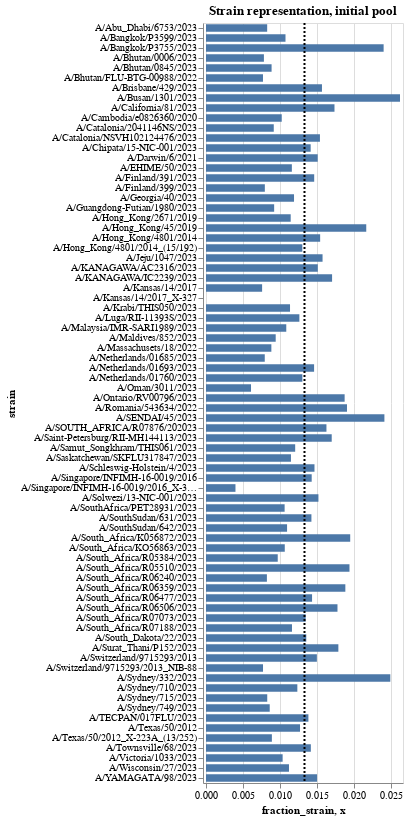

Notebook source saved alongside this figure:
### Markdown cell above
## Visualize barcode- and strain-level balancing in the current pool

### Code cell
# Plot the current fraction of each strain in the pool
strains_chart = (
    alt.Chart(mean_single_well)
    .encode(
        alt.X(
            "fraction_strain",
            scale=alt.Scale(nice=False, padding=3),
        ),
        alt.Y("strain"),
        
        tooltip = ['strain', 'fraction_strain', 'est_tcid50'],
    )
).mark_bar(height={"band": 0.85}).properties(
        height=alt.Step(10),
        width=250,
        title="",
    ).properties(
        height = alt.Step(10),
        width = 200,
        title = "Strain representation, initial pool")

# add veritcal line where we would expect equal representation of all barcodes in pool
expected_line = alt.Chart(
    pd.DataFrame({'x': [1/75]})
).mark_rule(strokeDash = [2,2], strokeWidth = 2).encode(x = 'x')

# plot both barcode counts and expected line
strains_chart + expected_line

### Figure 1 — Vega-Lite specification as saved in the notebook (floating-point values rounded to 4 significant figures)
{"config": {"view": {"continuousWidth": 300, "continuousHeight": 300}}, "layer": [{"data": {"name": "data-ed372993597b574bf406a738903fd1dc"}, "mark": {"type": "bar", "height": {"band": 0.85}}, "encoding": {"tooltip": [{"field": "strain", "type": "nominal"}, {"field": "fraction_strain", "type": "quantitative"}, {"field": "est_tcid50", "type": "quantitative"}], "x": {"field": "fraction_strain", "scale": {"nice": false, "padding": 3}, "type": "quantitative"}, "y": {"field": "strain", "type": "nominal"}}, "title": "Strain representation, initial pool"}, {"data": {"name": "data-3415c78cab05fda47dddc30b568f21f8"}, "mark": {"type": "rule", "strokeDash": [2, 2], "strokeWidth": 2}, "encoding": {"x": {"field": "x", "type": "quantitative"}}}], "height": {"step": 10}, "width": 200, "$schema": "https://vega.github.io/schema/vega-lite/v5.16.3.json", "datasets": {"data-ed372993597b574bf406a738903fd1dc": [{"sample": "A9-H3N2library_rePool-256-1", "strain": "A/Abu_Dhabi/6753/2023", "dilution_factor": 256, "serum": "H3N2library_rePool", "well": "A9", "count": 5496, "counts_perwell": 663665, "fraction_strain": 0.008281, "mean_fraction_strains": 0.008281, "ratio_to_add": 1.589, "mean_ratio_to_add": 1.589, "est_tcid50": 15730.0}, {"sample": "A9-H3N2library_rePool-256-1", "strain": "A/Bangkok/P3599/2023", "dilution_factor": 256, "serum": "H3N2library_rePool", "well": "A9", "count": 7142, "counts_perwell": 663665, "fraction_strain": 0.01076, "mean_fraction_strains": 0.01076, "ratio_to_add": 1.223, "mean_ratio_to_add": 1.223, "est_tcid50": 20450.0}, {"sample": "A9-H3N2library_rePool-256-1", "strain": "A/Bangkok/P3755/2023", "dilution_factor": 256, "serum": "H3N2library_rePool", "well": "A9", "count": 15958, "counts_perwell": 663665, "fraction_strain": 0.02405, "mean_fraction_strains": 0.02405, "ratio_to_add": 0.5472, "mean_ratio_to_add": 0.5472, "est_tcid50": 45690.0}, {"sample": "A9-H3N2library_rePool-256-1", "strain": "A/Bhutan/0006/2023", "dilution_factor": 256, "serum": "H3N2library_rePool", "well": "A9", "count": 5203, "counts_perwell": 663665, "fraction_strain": 0.00784, "mean_fraction_strains": 0.00784, "ratio_to_add": 1.678, "mean_ratio_to_add": 1.678, "est_tcid50": 14900.0}, {"sample": "A9-H3N2library_rePool-256-1", "strain": "A/Bhutan/0845/2023", "dilution_factor": 256, "serum": "H3N2library_rePool", "well": "A9", "count": 5892, "counts_perwell": 663665, "fraction_strain": 0.008878, "mean_fraction_strains": 0.008878, "ratio_to_add": 1.482, "mean_ratio_to_add": 1.482, "est_tcid50": 16870.0}, {"sample": "A9-H3N2library_rePool-256-1", "strain": "A/Bhutan/FLU-BTG-00988/2022", "dilution_factor": 256, "serum": "H3N2library_rePool", "well": "A9", "count": 5119, "counts_perwell": 663665, "fraction_strain": 0.007713, "mean_fraction_strains": 0.007713, "ratio_to_add": 1.706, "mean_ratio_to_add": 1.706, "est_tcid50": 14660.0}, {"sample": "A9-H3N2library_rePool-256-1", "strain": "A/Brisbane/429/2023", "dilution_factor": 256, "serum": "H3N2library_rePool", "well": "A9", "count": 10418, "counts_perwell": 663665, "fraction_strain": 0.0157, "mean_fraction_strains": 0.0157, "ratio_to_add": 0.8382, "mean_ratio_to_add": 0.8382, "est_tcid50": 29830.0}, {"sample": "A9-H3N2library_rePool-256-1", "strain": "A/Busan/1301/2023", "dilution_factor": 256, "serum": "H3N2library_rePool", "well": "A9", "count": 17429, "counts_perwell": 663665, "fraction_strain": 0.02626, "mean_fraction_strains": 0.02626, "ratio_to_add": 0.501, "mean_ratio_to_add": 0.501, "est_tcid50": 49900.0}, {"sample": "A9-H3N2library_rePool-256-1", "strain": "A/California/81/2023", "dilution_factor": 256, "serum": "H3N2library_rePool", "well": "A9", "count": 11543, "counts_perwell": 663665, "fraction_strain": 0.01739, "mean_fraction_strains": 0.01739, "ratio_to_add": 0.7565, "mean_ratio_to_add": 0.7565, "est_tcid50": 33050.0}, {"sample": "A9-H3N2library_rePool-256-1", "strain": "A/Cambodia/e0826360/2020", "dilution_factor": 256, "serum": "H3N2library_rePool", "well": "A9", "count": 6804, "counts_perwell": 663665, "fraction_strain": 0.01025, "mean_fraction_strains": 0.01025, "ratio_to_add": 1.283, "mean_ratio_to_add": 1.283, "est_tcid50": 19480.0}, {"sample": "A9-H3N2library_rePool-256-1", "strain": "A/Catalonia/2041146NS/2023", "dilution_factor": 256, "serum": "H3N2library_rePool", "well": "A9", "count": 6088, "counts_perwell": 663665, "fraction_strain": 0.009173, "mean_fraction_strains": 0.009173, "ratio_to_add": 1.434, "mean_ratio_to_add": 1.434, "est_tcid50": 17430.0}, {"sample": "A9-H3N2library_rePool-256-1", "strain": "A/Catalonia/NSVH102124476/2023", "dilution_factor": 256, "serum": "H3N2library_rePool", "well": "A9", "count": 10236, "counts_perwell": 663665, "fraction_strain": 0.01542, "mean_fraction_strains": 0.01542, "ratio_to_add": 0.8531, "mean_ratio_to_add": 0.8531, "est_tcid50": 29300.0}, {"sample": "A9-H3N2library_rePool-256-1", "strain": "A/Chipata/15-NIC-001/2023", "dilution_factor": 256, "serum": "H3N2library_rePool", "well": "A9", "count": 9404, "counts_perwell": 663665, "fraction_strain": 0.01417, "mean_fraction_strains": 0.01417, "ratio_to_add": 0.9286, "mean_ratio_to_add": 0.9286, "est_tcid50": 26920.0}, {"sample": "A9-H3N2library_rePool-256-1", "strain": "A/Darwin/6/2021", "dilution_factor": 256, "serum": "H3N2library_rePool", "well": "A9", "count": 10036, "counts_perwell": 663665, "fraction_strain": 0.01512, "mean_fraction_strains": 0.01512, "ratio_to_add": 0.8701, "mean_ratio_to_add": 0.8701, "est_tcid50": 28730.0}, {"sample": "A9-H3N2library_rePool-256-1", "strain": "A/EHIME/50/2023", "dilution_factor": 256, "serum": "H3N2library_rePool", "well": "A9", "count": 7713, "counts_perwell": 663665, "fraction_strain": 0.01162, "mean_fraction_strains": 0.01162, "ratio_to_add": 1.132, "mean_ratio_to_add": 1.132, "est_tcid50": 22080.0}, {"sample": "A9-H3N2library_rePool-256-1", "strain": "A/Finland/391/2023", "dilution_factor": 256, "serum": "H3N2library_rePool", "well": "A9", "count": 9720, "counts_perwell": 663665, "fraction_strain": 0.01465, "mean_fraction_strains": 0.01465, "ratio_to_add": 0.8984, "mean_ratio_to_add": 0.8984, "est_tcid50": 27830.0}, {"sample": "A9-H3N2library_rePool-256-1", "strain": "A/Finland/399/2023", "dilution_factor": 256, "serum": "H3N2library_rePool", "well": "A9", "count": 5286, "counts_perwell": 663665, "fraction_strain": 0.007965, "mean_fraction_strains": 0.007965, "ratio_to_add": 1.652, "mean_ratio_to_add": 1.652, "est_tcid50": 15130.0}, {"sample": "A9-H3N2library_rePool-256-1", "strain": "A/Georgia/40/2023", "dilution_factor": 256, "serum": "H3N2library_rePool", "well": "A9", "count": 7908, "counts_perwell": 663665, "fraction_strain": 0.01192, "mean_fraction_strains": 0.01192, "ratio_to_add": 1.104, "mean_ratio_to_add": 1.104, "est_tcid50": 22640.0}, {"sample": "A9-H3N2library_rePool-256-1", "strain": "A/Guangdong-Futian/1980/2023", "dilution_factor": 256, "serum": "H3N2library_rePool", "well": "A9", "count": 6123, "counts_perwell": 663665, "fraction_strain": 0.009226, "mean_fraction_strains": 0.009226, "ratio_to_add": 1.426, "mean_ratio_to_add": 1.426, "est_tcid50": 17530.0}, {"sample": "A9-H3N2library_rePool-256-1", "strain": "A/Hong_Kong/2671/2019", "dilution_factor": 256, "serum": "H3N2library_rePool", "well": "A9", "count": 7609, "counts_perwell": 663665, "fraction_strain": 0.01147, "mean_fraction_strains": 0.01147, "ratio_to_add": 1.148, "mean_ratio_to_add": 1.148, "est_tcid50": 21780.0}, {"sample": "A9-H3N2library_rePool-256-1", "strain": "A/Hong_Kong/45/2019", "dilution_factor": 256, "serum": "H3N2library_rePool", "well": "A9", "count": 14397, "counts_perwell": 663665, "fraction_strain": 0.02169, "mean_fraction_strains": 0.02169, "ratio_to_add": 0.6065, "mean_ratio_to_add": 0.6065, "est_tcid50": 41220.0}, {"sample": "A9-H3N2library_rePool-256-1", "strain": "A/Hong_Kong/4801/2014", "dilution_factor": 256, "serum": "H3N2library_rePool", "well": "A9", "count": 10255, "counts_perwell": 663665, "fraction_strain": 0.01545, "mean_fraction_strains": 0.01545, "ratio_to_add": 0.8515, "mean_ratio_to_add": 0.8515, "est_tcid50": 29360.0}, {"sample": "A9-H3N2library_rePool-256-1", "strain": "A/Hong_Kong/4801/2014_(15/192)", "dilution_factor": 256, "serum": "H3N2library_rePool", "well": "A9", "count": 8653, "counts_perwell": 663665, "fraction_strain": 0.01304, "mean_fraction_strains": 0.01304, "ratio_to_add": 1.009, "mean_ratio_to_add": 1.009, "est_tcid50": 24770.0}, {"sample": "A9-H3N2library_rePool-256-1", "strain": "A/Jeju/1047/2023", "dilution_factor": 256, "serum": "H3N2library_rePool", "well": "A9", "count": 10471, "counts_perwell": 663665, "fraction_strain": 0.01578, "mean_fraction_strains": 0.01578, "ratio_to_add": 0.834, "mean_ratio_to_add": 0.834, "est_tcid50": 29980.0}, {"sample": "A9-H3N2library_rePool-256-1", "strain": "A/KANAGAWA/AC2316/2023", "dilution_factor": 256, "serum": "H3N2library_rePool", "well": "A9", "count": 10045, "counts_perwell": 663665, "fraction_strain": 0.01514, "mean_fraction_strains": 0.01514, "ratio_to_add": 0.8693, "mean_ratio_to_add": 0.8693, "est_tcid50": 28760.0}, {"sample": "A9-H3N2library_rePool-256-1", "strain": "A/KANAGAWA/IC2239/2023", "dilution_factor": 256, "serum": "H3N2library_rePool", "well": "A9", "count": 11327, "counts_perwell": 663665, "fraction_strain": 0.01707, "mean_fraction_strains": 0.01707, "ratio_to_add": 0.7709, "mean_ratio_to_add": 0.7709, "est_tcid50": 32430.0}, {"sample": "A9-H3N2library_rePool-256-1", "strain": "A/Kansas/14/2017", "dilution_factor": 256, "serum": "H3N2library_rePool", "well": "A9", "count": 5041, "counts_perwell": 663665, "fraction_strain": 0.007596, "mean_fraction_strains": 0.007596, "ratio_to_add": 1.732, "mean_ratio_to_add": 1.732, "est_tcid50": 14430.0}, {"sample": "A9-H3N2library_rePool-256-1", "strain": "A/Kansas/14/2017_X-327", "dilution_factor": 256, "serum": "H3N2library_rePool", "well": "A9", "count": 0, "counts_perwell": 663665, "fraction_strain": 0.0, "mean_fraction_strains": 0.0, "ratio_to_add": null, "mean_ratio_to_add": null, "est_tcid50": 0.0}, {"sample": "A9-H3N2library_rePool-256-1", "strain": "A/Krabi/THIS050/2023", "dilution_factor": 256, "serum": "H3N2library_rePool", "well": "A9", "count": 7549, "counts_perwell": 663665, "fraction_strain": 0.01137, "mean_fraction_strains": 0.01137, "ratio_to_add": 1.157, "mean_ratio_to_add": 1.157, "est_tcid50": 21610.0}, {"sample": "A9-H3N2library_rePool-256-1", "strain": "A/Luga/RII-11393S/2023", "dilution_factor": 256, "serum": "H3N2library_rePool", "well": "A9", "count": 8389, "counts_perwell": 663665, "fraction_strain": 0.01264, "mean_fraction_strains": 0.01264, "ratio_to_add": 1.041, "mean_ratio_to_add": 1.041, "est_tcid50": 24020.0}, {"sample": "A9-H3N2library_rePool-256-1", "strain": "A/Malaysia/IMR-SARI1989/2023", "dilution_factor": 256, "serum": "H3N2library_rePool", "well": "A9", "count": 7212, "counts_perwell": 663665, "fraction_strain": 0.01087, "mean_fraction_strains": 0.01087, "ratio_to_add": 1.211, "mean_ratio_to_add": 1.211, "est_tcid50": 20650.0}, {"sample": "A9-H3N2library_rePool-256-1", "strain": "A/Maldives/852/2023", "dilution_factor": 256, "serum": "H3N2library_rePool", "well": "A9", "count": 6262, "counts_perwell": 663665, "fraction_strain": 0.009435, "mean_fraction_strains": 0.009435, "ratio_to_add": 1.395, "mean_ratio_to_add": 1.395, "est_tcid50": 17930.0}, {"sample": "A9-H3N2library_rePool-256-1", "strain": "A/Massachusets/18/2022", "dilution_factor": 256, "serum": "H3N2library_rePool", "well": "A9", "count": 5872, "counts_perwell": 663665, "fraction_strain": 0.008848, "mean_fraction_strains": 0.008848, "ratio_to_add": 1.487, "mean_ratio_to_add": 1.487, "est_tcid50": 16810.0}, {"sample": "A9-H3N2library_rePool-256-1", "strain": "A/Netherlands/01685/2023", "dilution_factor": 256, "serum": "H3N2library_rePool", "well": "A9", "count": 5279, "counts_perwell": 663665, "fraction_strain": 0.007954, "mean_fraction_strains": 0.007954, "ratio_to_add": 1.654, "mean_ratio_to_add": 1.654, "est_tcid50": 15110.0}, {"sample": "A9-H3N2library_rePool-256-1", "strain": "A/Netherlands/01693/2023", "dilution_factor": 256, "serum": "H3N2library_rePool", "well": "A9", "count": 9711, "counts_perwell": 663665, "fraction_strain": 0.01463, "mean_fraction_strains": 0.01463, "ratio_to_add": 0.8992, "mean_ratio_to_add": 0.8992, "est_tcid50": 27800.0}, {"sample": "A9-H3N2library_rePool-256-1", "strain": "A/Netherlands/01760/2023", "dilution_factor": 256, "serum": "H3N2library_rePool", "well": "A9", "count": 8658, "counts_perwell": 663665, "fraction_strain": 0.01305, "mean_fraction_strains": 0.01305, "ratio_to_add": 1.009, "mean_ratio_to_add": 1.009, "est_tcid50": 24790.0}, {"sample": "A9-H3N2library_rePool-256-1", "strain": "A/Oman/3011/2023", "dilution_factor": 256, "serum": "H3N2library_rePool", "well": "A9", "count": 4044, "counts_perwell": 663665, "fraction_strain": 0.006093, "mean_fraction_strains": 0.006093, "ratio_to_add": 2.159, "mean_ratio_to_add": 2.159, "est_tcid50": 11580.0}, {"sample": "A9-H3N2library_rePool-256-1", "strain": "A/Ontario/RV00796/2023", "dilution_factor": 256, "serum": "H3N2library_rePool", "well": "A9", "count": 12455, "counts_perwell": 663665, "fraction_strain": 0.01877, "mean_fraction_strains": 0.01877, "ratio_to_add": 0.7011, "mean_ratio_to_add": 0.7011, "est_tcid50": 35660.0}, {"sample": "A9-H3N2library_rePool-256-1", "strain": "A/Romania/543634/2022", "dilution_factor": 256, "serum": "H3N2library_rePool", "well": "A9", "count": 12667, "counts_perwell": 663665, "fraction_strain": 0.01909, "mean_fraction_strains": 0.01909, "ratio_to_add": 0.6894, "mean_ratio_to_add": 0.6894, "est_tcid50": 36260.0}, {"sample": "A9-H3N2library_rePool-256-1", "strain": "A/SENDAI/45/2023", "dilution_factor": 256, "serum": "H3N2library_rePool", "well": "A9", "count": 16028, "counts_perwell": 663665, "fraction_strain": 0.02415, "mean_fraction_strains": 0.02415, "ratio_to_add": 0.5448, "mean_ratio_to_add": 0.5448, "est_tcid50": 45890.0}, {"sample": "A9-H3N2library_rePool-256-1", "strain": "A/SOUTH_AFRICA/R07876/202023", "dilution_factor": 256, "serum": "H3N2library_rePool", "well": "A9", "count": 10821, "counts_perwell": 663665, "fraction_strain": 0.0163, "mean_fraction_strains": 0.0163, "ratio_to_add": 0.807, "mean_ratio_to_add": 0.807, "est_tcid50": 30980.0}, {"sample": "A9-H3N2library_rePool-256-1", "strain": "A/Saint-Petersburg/RII-MH144113/2023", "dilution_factor": 256, "serum": "H3N2library_rePool", "well": "A9", "count": 11294, "counts_perwell": 663665, "fraction_strain": 0.01702, "mean_fraction_strains": 0.01702, "ratio_to_add": 0.7732, "mean_ratio_to_add": 0.7732, "est_tcid50": 32330.0}, {"sample": "A9-H3N2library_rePool-256-1", "strain": "A/Samut_Songkhram/THIS061/2023", "dilution_factor": 256, "serum": "H3N2library_rePool", "well": "A9", "count": 8012, "counts_perwell": 663665, "fraction_strain": 0.01207, "mean_fraction_strains": 0.01207, "ratio_to_add": 1.09, "mean_ratio_to_add": 1.09, "est_tcid50": 22940.0}, {"sample": "A9-H3N2library_rePool-256-1", "strain": "A/Saskatchewan/SKFLU317847/2023", "dilution_factor": 256, "serum": "H3N2library_rePool", "well": "A9", "count": 7632, "counts_perwell": 663665, "fraction_strain": 0.0115, "mean_fraction_strains": 0.0115, "ratio_to_add": 1.144, "mean_ratio_to_add": 1.144, "est_tcid50": 21850.0}, {"sample": "A9-H3N2library_rePool-256-1", "strain": "A/Schleswig-Holstein/4/2023", "dilution_factor": 256, "serum": "H3N2library_rePool", "well": "A9", "count": 9746, "counts_perwell": 663665, "fraction_strain": 0.01469, "mean_fraction_strains": 0.01469, "ratio_to_add": 0.896, "mean_ratio_to_add": 0.896, "est_tcid50": 27900.0}, {"sample": "A9-H3N2library_rePool-256-1", "strain": "A/Singapore/INFIMH-16-0019/2016", "dilution_factor": 256, "serum": "H3N2library_rePool", "well": "A9", "count": 9495, "counts_perwell": 663665, "fraction_strain": 0.01431, "mean_fraction_strains": 0.01431, "ratio_to_add": 0.9197, "mean_ratio_to_add": 0.9197, "est_tcid50": 27180.0}, {"sample": "A9-H3N2library_rePool-256-1", "strain": "A/Singapore/INFIMH-16-0019/2016_X-307A", "dilution_factor": 256, "serum": "H3N2library_rePool", "well": "A9", "count": 2648, "counts_perwell": 663665, "fraction_strain": 0.00399, "mean_fraction_strains": 0.00399, "ratio_to_add": 3.298, "mean_ratio_to_add": 3.298, "est_tcid50": 7581.0}, {"sample": "A9-H3N2library_rePool-256-1", "strain": "A/Solwezi/13-NIC-001/2023", "dilution_factor": 256, "serum": "H3N2library_rePool", "well": "A9", "count": 10101, "counts_perwell": 663665, "fraction_strain": 0.01522, "mean_fraction_strains": 0.01522, "ratio_to_add": 0.8645, "mean_ratio_to_add": 0.8645, "est_tcid50": 28920.0}, {"sample": "A9-H3N2library_rePool-256-1", "strain": "A/SouthAfrica/PET28931/2023", "dilution_factor": 256, "serum": "H3N2library_rePool", "well": "A9", "count": 7064, "counts_perwell": 663665, "fraction_strain": 0.01064, "mean_fraction_strains": 0.01064, "ratio_to_add": 1.236, "mean_ratio_to_add": 1.236, "est_tcid50": 20220.0}, {"sample": "A9-H3N2library_rePool-256-1", "strain": "A/SouthSudan/631/2023", "dilution_factor": 256, "serum": "H3N2library_rePool", "well": "A9", "count": 9471, "counts_perwell": 663665, "fraction_strain": 0.01427, "mean_fraction_strains": 0.01427, "ratio_to_add": 0.922, "mean_ratio_to_add": 0.922, "est_tcid50": 27110.0}, {"sample": "A9-H3N2library_rePool-256-1", "strain": "A/SouthSudan/642/2023", "dilution_factor": 256, "serum": "H3N2library_rePool", "well": "A9", "count": 7283, "counts_perwell": 663665, "fraction_strain": 0.01097, "mean_fraction_strains": 0.01097, "ratio_to_add": 1.199, "mean_ratio_to_add": 1.199, "est_tcid50": 20850.0}, {"sample": "A9-H3N2library_rePool-256-1", "strain": "A/South_Africa/K056872/2023", "dilution_factor": 256, "serum": "H3N2library_rePool", "well": "A9", "count": 12956, "counts_perwell": 663665, "fraction_strain": 0.01952, "mean_fraction_strains": 0.01952, "ratio_to_add": 0.674, "mean_ratio_to_add": 0.674, "est_tcid50": 37090.0}, {"sample": "A9-H3N2library_rePool-256-1", "strain": "A/South_Africa/KO56863/2023", "dilution_factor": 256, "serum": "H3N2library_rePool", "well": "A9", "count": 7077, "counts_perwell": 663665, "fraction_strain": 0.01066, "mean_fraction_strains": 0.01066, "ratio_to_add": 1.234, "mean_ratio_to_add": 1.234, "est_tcid50": 20260.0}, {"sample": "A9-H3N2library_rePool-256-1", "strain": "A/South_Africa/R05384/2023", "dilution_factor": 256, "serum": "H3N2library_rePool", "well": "A9", "count": 6445, "counts_perwell": 663665, "fraction_strain": 0.009711, "mean_fraction_strains": 0.009711, "ratio_to_add": 1.355, "mean_ratio_to_add": 1.355, "est_tcid50": 18450.0}, {"sample": "A9-H3N2library_rePool-256-1", "strain": "A/South_Africa/R05510/2023", "dilution_factor": 256, "serum": "H3N2library_rePool", "well": "A9", "count": 12890, "counts_perwell": 663665, "fraction_strain": 0.01942, "mean_fraction_strains": 0.01942, "ratio_to_add": 0.6775, "mean_ratio_to_add": 0.6775, "est_tcid50": 36900.0}, {"sample": "A9-H3N2library_rePool-256-1", "strain": "A/South_Africa/R06240/2023", "dilution_factor": 256, "serum": "H3N2library_rePool", "well": "A9", "count": 5471, "counts_perwell": 663665, "fraction_strain": 0.008244, "mean_fraction_strains": 0.008244, "ratio_to_add": 1.596, "mean_ratio_to_add": 1.596, "est_tcid50": 15660.0}, {"sample": "A9-H3N2library_rePool-256-1", "strain": "A/South_Africa/R06359/2023", "dilution_factor": 256, "serum": "H3N2library_rePool", "well": "A9", "count": 12519, "counts_perwell": 663665, "fraction_strain": 0.01886, "mean_fraction_strains": 0.01886, "ratio_to_add": 0.6975, "mean_ratio_to_add": 0.6975, "est_tcid50": 35840.0}, {"sample": "A9-H3N2library_rePool-256-1", "strain": "A/South_Africa/R06477/2023", "dilution_factor": 256, "serum": "H3N2library_rePool", "well": "A9", "count": 9529, "counts_perwell": 663665, "fraction_strain": 0.01436, "mean_fraction_strains": 0.01436, "ratio_to_add": 0.9164, "mean_ratio_to_add": 0.9164, "est_tcid50": 27280.0}, {"sample": "A9-H3N2library_rePool-256-1", "strain": "A/South_Africa/R06506/2023", "dilution_factor": 256, "serum": "H3N2library_rePool", "well": "A9", "count": 11812, "counts_perwell": 663665, "fraction_strain": 0.0178, "mean_fraction_strains": 0.0178, "ratio_to_add": 0.7393, "mean_ratio_to_add": 0.7393, "est_tcid50": 33820.0}, {"sample": "A9-H3N2library_rePool-256-1", "strain": "A/South_Africa/R07073/2023", "dilution_factor": 256, "serum": "H3N2library_rePool", "well": "A9", "count": 8955, "counts_perwell": 663665, "fraction_strain": 0.01349, "mean_fraction_strains": 0.01349, "ratio_to_add": 0.9751, "mean_ratio_to_add": 0.9751, "est_tcid50": 25640.0}, {"sample": "A9-H3N2library_rePool-256-1", "strain": "A/South_Africa/R07188/2023", "dilution_factor": 256, "serum": "H3N2library_rePool", "well": "A9", "count": 7724, "counts_perwell": 663665, "fraction_strain": 0.01164, "mean_fraction_strains": 0.01164, "ratio_to_add": 1.131, "mean_ratio_to_add": 1.131, "est_tcid50": 22110.0}, {"sample": "A9-H3N2library_rePool-256-1", "strain": "A/South_Dakota/22/2023", "dilution_factor": 256, "serum": "H3N2library_rePool", "well": "A9", "count": 9009, "counts_perwell": 663665, "fraction_strain": 0.01357, "mean_fraction_strains": 0.01357, "ratio_to_add": 0.9693, "mean_ratio_to_add": 0.9693, "est_tcid50": 25790.0}, {"sample": "A9-H3N2library_rePool-256-1", "strain": "A/Surat_Thani/P152/2023", "dilution_factor": 256, "serum": "H3N2library_rePool", "well": "A9", "count": 11892, "counts_perwell": 663665, "fraction_strain": 0.01792, "mean_fraction_strains": 0.01792, "ratio_to_add": 0.7343, "mean_ratio_to_add": 0.7343, "est_tcid50": 34050.0}, {"sample": "A9-H3N2library_rePool-256-1", "strain": "A/Switzerland/9715293/2013", "dilution_factor": 256, "serum": "H3N2library_rePool", "well": "A9", "count": 9961, "counts_perwell": 663665, "fraction_strain": 0.01501, "mean_fraction_strains": 0.01501, "ratio_to_add": 0.8767, "mean_ratio_to_add": 0.8767, "est_tcid50": 28520.0}, {"sample": "A9-H3N2library_rePool-256-1", "strain": "A/Switzerland/9715293/2013_NIB-88", "dilution_factor": 256, "serum": "H3N2library_rePool", "well": "A9", "count": 5122, "counts_perwell": 663665, "fraction_strain": 0.007718, "mean_fraction_strains": 0.007718, "ratio_to_add": 1.705, "mean_ratio_to_add": 1.705, "est_tcid50": 14660.0}, {"sample": "A9-H3N2library_rePool-256-1", "strain": "A/Sydney/332/2023", "dilution_factor": 256, "serum": "H3N2library_rePool", "well": "A9", "count": 16558, "counts_perwell": 663665, "fraction_strain": 0.02495, "mean_fraction_strains": 0.02495, "ratio_to_add": 0.5274, "mean_ratio_to_add": 0.5274, "est_tcid50": 47400.0}, {"sample": "A9-H3N2library_rePool-256-1", "strain": "A/Sydney/710/2023", "dilution_factor": 256, "serum": "H3N2library_rePool", "well": "A9", "count": 8206, "counts_perwell": 663665, "fraction_strain": 0.01236, "mean_fraction_strains": 0.01236, "ratio_to_add": 1.064, "mean_ratio_to_add": 1.064, "est_tcid50": 23490.0}, {"sample": "A9-H3N2library_rePool-256-1", "strain": "A/Sydney/715/2023", "dilution_factor": 256, "serum": "H3N2library_rePool", "well": "A9", "count": 5502, "counts_perwell": 663665, "fraction_strain": 0.00829, "mean_fraction_strains": 0.00829, "ratio_to_add": 1.587, "mean_ratio_to_add": 1.587, "est_tcid50": 15750.0}, {"sample": "A9-H3N2library_rePool-256-1", "strain": "A/Sydney/749/2023", "dilution_factor": 256, "serum": "H3N2library_rePool", "well": "A9", "count": 5725, "counts_perwell": 663665, "fraction_strain": 0.008626, "mean_fraction_strains": 0.008626, "ratio_to_add": 1.525, "mean_ratio_to_add": 1.525, "est_tcid50": 16390.0}, {"sample": "A9-H3N2library_rePool-256-1", "strain": "A/TECPAN/017FLU/2023", "dilution_factor": 256, "serum": "H3N2library_rePool", "well": "A9", "count": 9200, "counts_perwell": 663665, "fraction_strain": 0.01386, "mean_fraction_strains": 0.01386, "ratio_to_add": 0.9492, "mean_ratio_to_add": 0.9492, "est_tcid50": 26340.0}, {"sample": "A9-H3N2library_rePool-256-1", "strain": "A/Texas/50/2012", "dilution_factor": 256, "serum": "H3N2library_rePool", "well": "A9", "count": 8447, "counts_perwell": 663665, "fraction_strain": 0.01273, "mean_fraction_strains": 0.01273, "ratio_to_add": 1.034, "mean_ratio_to_add": 1.034, "est_tcid50": 24180.0}, {"sample": "A9-H3N2library_rePool-256-1", "strain": "A/Texas/50/2012_X-223A_(13/252)", "dilution_factor": 256, "serum": "H3N2library_rePool", "well": "A9", "count": 5918, "counts_perwell": 663665, "fraction_strain": 0.008917, "mean_fraction_strains": 0.008917, "ratio_to_add": 1.476, "mean_ratio_to_add": 1.476, "est_tcid50": 16940.0}, {"sample": "A9-H3N2library_rePool-256-1", "strain": "A/Townsville/68/2023", "dilution_factor": 256, "serum": "H3N2library_rePool", "well": "A9", "count": 9419, "counts_perwell": 663665, "fraction_strain": 0.01419, "mean_fraction_strains": 0.01419, "ratio_to_add": 0.9271, "mean_ratio_to_add": 0.9271, "est_tcid50": 26970.0}, {"sample": "A9-H3N2library_rePool-256-1", "strain": "A/Victoria/1033/2023", "dilution_factor": 256, "serum": "H3N2library_rePool", "well": "A9", "count": 6885, "counts_perwell": 663665, "fraction_strain": 0.01037, "mean_fraction_strains": 0.01037, "ratio_to_add": 1.268, "mean_ratio_to_add": 1.268, "est_tcid50": 19710.0}, {"sample": "A9-H3N2library_rePool-256-1", "strain": "A/Wisconsin/27/2023", "dilution_factor": 256, "serum": "H3N2library_rePool", "well": "A9", "count": 7455, "counts_perwell": 663665, "fraction_strain": 0.01123, "mean_fraction_strains": 0.01123, "ratio_to_add": 1.171, "mean_ratio_to_add": 1.171, "est_tcid50": 21340.0}, {"sample": "A9-H3N2library_rePool-256-1", "strain": "A/YAMAGATA/98/2023", "dilution_factor": 256, "serum": "H3N2library_rePool", "well": "A9", "count": 9979, "counts_perwell": 663665, "fraction_strain": 0.01504, "mean_fraction_strains": 0.01504, "ratio_to_add": 0.8751, "mean_ratio_to_add": 0.8751, "est_tcid50": 28570.0}], "data-3415c78cab05fda47dddc30b568f21f8": [{"x": 0.01333}]}}
